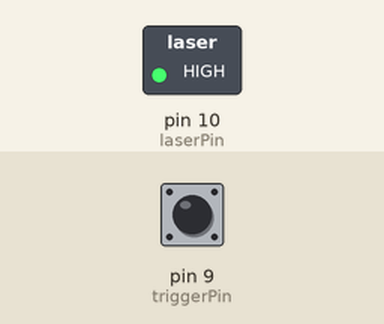
Bench run of a sketch on a simulated Arduino Uno, built with avr-gcc and run on an emulated ATmega328P. Parts: switched loads named in the sketch (green lamp = pin HIGH). Dashed ring = blinking. Inputs (shaded band) come from the test bench; at power-on: pin 9 (triggerPin) HIGH.

Above: at 0.5 s.
Timing chart, 0 to 4.6 s (numbered marks = the images above):
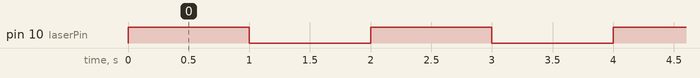

The sketch:

Senior_Laser_rifle.ino
```cpp
int laserPin = 10;
int triggerPin = 9;
int count =0;
int btnlock = 0;
void setup ()
{
  pinMode(laserPin, OUTPUT);
  pinMode(triggerPin, INPUT);
}

void loop () {
  //digitalRead(triggerPin);
  if(btnlock == 1  && digitalRead(triggerPin) ==LOW){
    btnlock = 0;
  }
  if(btnlock == 0 && digitalRead(triggerPin)==HIGH){
    for(int temp = 0; temp <10; temp++){ //500Hz
      digitalWrite(laserPin, HIGH);
      delay(1000);
      digitalWrite(laserPin, LOW);
      delay(1000);
    }
    count++;
    btnlock =1;
  }
  if(count ==30){
    delay(5000); ///5s delay
    count =0;
  }
}
```

Measured:
- by itself, pin 10 (laserPin): alternates HIGH for 1.0 s and LOW for 1.0 s, 20 changes in all, then stays LOW
